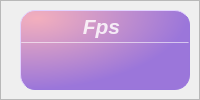
                 <widget class="QFrame" name="frame_8">
                  <property name="frameShape">
                   <enum>QFrame::Shape::StyledPanel</enum>
                  </property>
                  <property name="frameShadow">
                   <enum>QFrame::Shadow::Raised</enum>
                  </property>
                  <layout class="QHBoxLayout" name="horizontalLayout_24">
                   <property name="spacing">
                    <number>6</number>
                   </property>
                   <property name="leftMargin">
                    <number>0</number>
                   </property>
                   <property name="topMargin">
                    <number>9</number>
                   </property>
                   <property name="rightMargin">
                    <number>9</number>
                   </property>
                   <property name="bottomMargin">
                    <number>9</number>
                   </property>
                   <item>
                    <widget class="QLabel" name="fpsLabel">
                     <property name="maximumSize">
                      <size>
                       <width>80</width>
                       <height>80</height>
                      </size>
                     </property>
                     <property name="text">
                      <string/>
                     </property>
                     <property name="pixmap">
                      <pixmap resource="YOLOSHOWUI.qrc">:/statusbar/images/newsize/fpsBar.png</pixmap>
                     </property>
                     <property name="alignment">
                      <set>Qt::AlignmentFlag::AlignCenter</set>
                     </property>
                    </widget>
                   </item>
                   <item>
                    <widget class="QFrame" name="Fps_QF">
                     <property name="minimumSize">
                      <size>
                       <width>170</width>
                       <height>80</height>
                      </size>
                     </property>
                     <property name="maximumSize">
                      <size>
                       <width>170</width>
                       <height>80</height>
                      </size>
                     </property>
                     <property name="toolTipDuration">
                      <number>0</number>
                     </property>
                     <property name="styleSheet">
                      <string notr="true">QFrame#Fps_QF{
color: rgb(255, 255, 255);
border-radius: 15px;
background-color: qradialgradient(cx:0, cy:0, radius:1, fx:0.1, fy:0.1, stop:0 rgb(243, 175, 189),  stop:1 rgb(155, 118, 218));
border: 1px outset rgb(153, 117, 219)
}
</string>
                     </property>
                     <property name="frameShape">
                      <enum>QFrame::Shape::StyledPanel</enum>
                     </property>
                     <property name="frameShadow">
                      <enum>QFrame::Shadow::Raised</enum>
                     </property>
                     <layout class="QVBoxLayout" name="verticalLayout_11" stretch="0,2,1">
                      <property name="spacing">
                       <number>0</number>
                      </property>
                      <property name="leftMargin">
                       <number>0</number>
                      </property>
                      <property name="topMargin">
                       <number>0</number>
                      </property>
                      <property name="rightMargin">
                       <number>0</number>
                      </property>
                      <property name="bottomMargin">
                       <number>0</number>
                      </property>
                      <item>
                       <widget class="QFrame" name="Fps_top">
                        <property name="styleSheet">
                         <string notr="true">border:none</string>
                        </property>
                        <property name="frameShape">
                         <enum>QFrame::Shape::StyledPanel</enum>
                        </property>
                        <property name="frameShadow">
                         <enum>QFrame::Shadow::Raised</enum>
                        </property>
                        <layout class="QHBoxLayout" name="horizontalLayout_10">
                         <property name="spacing">
                          <number>0</number>
                         </property>
                         <property name="leftMargin">
                          <number>0</number>
                         </property>
                         <property name="topMargin">
                          <number>3</number>
                         </property>
                         <property name="rightMargin">
                          <number>7</number>
                         </property>
                         <property name="bottomMargin">
                          <number>3</number>
                         </property>
                         <item>
                          <widget class="QLabel" name="label_7">
                           <property name="maximumSize">
                            <size>
                             <width>16777215</width>
                             <height>30</height>
                            </size>
                           </property>
                           <property name="font">
                            <font>
                             <family>Segoe UI</family>
                             <pointsize>16</pointsize>
                             <italic>true</italic>
                             <bold>true</bold>
                            </font>
                           </property>
                           <property name="styleSheet">
                            <string notr="true">color: rgba(255, 255,255, 210);
text-align:center;
font: 700 italic 16pt &quot;Segoe UI&quot;;</string>
                           </property>
                           <property name="midLineWidth">
                            <number>-1</number>
                           </property>
                           <property name="text">
                            <string>Fps</string>
                           </property>
                           <property name="alignment">
                            <set>Qt::AlignmentFlag::AlignCenter</set>
                           </property>
                           <property name="wordWrap">
                            <bool>false</bool>
                           </property>
                           <property name="indent">
                            <number>0</number>
                           </property>
                          </widget>
                         </item>
                        </layout>
                       </widget>
                      </item>
                      <item>
                       <widget class="Line" name="line_4">
                        <property name="maximumSize">
                         <size>
                          <width>16777215</width>
                          <height>1</height>
                         </size>
                        </property>
                        <property name="styleSheet">
                         <string notr="true">background-color: rgba(255, 255, 255, 89);</string>
                        </property>
                        <property name="orientation">
                         <enum>Qt::Orientation::Horizontal</enum>
                        </property>
                       </widget>
                      </item>
                      <item>
                       <widget class="QFrame" name="Fps_bottom">
                        <property name="styleSheet">
                         <string notr="true">border:none</string>
                        </property>
                        <property name="frameShape">
                         <enum>QFrame::Shape::StyledPanel</enum>
                        </property>
                        <property name="frameShadow">
                         <enum>QFrame::Shadow::Raised</enum>
                        </property>
                        <layout class="QVBoxLayout" name="verticalLayout_12">
                         <property name="spacing">
                          <number>0</number>
                         </property>
                         <property name="leftMargin">
                          <number>0</number>
                         </property>
                         <property name="topMargin">
                          <number>6</number>
                         </property>
                         <property name="rightMargin">
                          <number>0</number>
                         </property>
                         <property name="bottomMargin">
                          <number>6</number>
                         </property>
                         <item alignment="Qt::AlignmentFlag::AlignTop">
                          <widget class="QLabel" name="fps_label">
                           <property name="minimumSize">
                            <size>
                             <width>0</width>
                             <height>30</height>
                            </size>
                           </property>
                           <property name="maximumSize">
                            <size>
                             <width>16777215</width>
                             <height>30</height>
                            </size>
                           </property>
                           <property name="font">
                            <font>
                             <family>Microsoft YaHei UI</family>
                             <pointsize>17</pointsize>
                             <italic>false</italic>
                             <bold>false</bold>
                             <underline>false</underline>
                            </font>
                           </property>
                           <property name="styleSheet">
                            <string notr="true">color: rgb(255, 255, 255);
font: 17pt &quot;Microsoft YaHei UI&quot;;</string>
                           </property>
                           <property name="text">
                            <string/>
                           </property>
                           <property name="alignment">
                            <set>Qt::AlignmentFlag::AlignCenter</set>
                           </property>
                          </widget>
                         </item>
                        </layout>
                       </widget>
                      </item>
                     </layout>
                    </widget>
                   </item>
                  </layout>
                 </widget>
